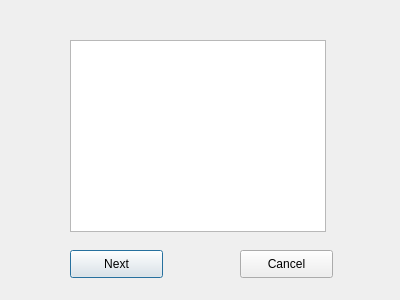
<?xml version="1.0" encoding="UTF-8"?>
<ui version="4.0">
 <class>getFacts</class>
 <widget class="QDialog" name="getFacts">
  <property name="geometry">
   <rect>
    <x>0</x>
    <y>0</y>
    <width>400</width>
    <height>300</height>
   </rect>
  </property>
  <property name="windowTitle">
   <string>Dialog</string>
  </property>
  <widget class="QTextBrowser" name="textBrowser">
   <property name="geometry">
    <rect>
     <x>70</x>
     <y>40</y>
     <width>256</width>
     <height>192</height>
    </rect>
   </property>
   <property name="font">
    <font>
     <pointsize>9</pointsize>
    </font>
   </property>
  </widget>
  <widget class="QPushButton" name="button_next">
   <property name="geometry">
    <rect>
     <x>70</x>
     <y>250</y>
     <width>93</width>
     <height>28</height>
    </rect>
   </property>
   <property name="font">
    <font>
     <pointsize>9</pointsize>
    </font>
   </property>
   <property name="text">
    <string>Next</string>
   </property>
  </widget>
  <widget class="QPushButton" name="button_cancel">
   <property name="geometry">
    <rect>
     <x>240</x>
     <y>250</y>
     <width>93</width>
     <height>28</height>
    </rect>
   </property>
   <property name="font">
    <font>
     <pointsize>9</pointsize>
    </font>
   </property>
   <property name="text">
    <string>Cancel</string>
   </property>
  </widget>
 </widget>
 <resources/>
 <connections/>
</ui>
